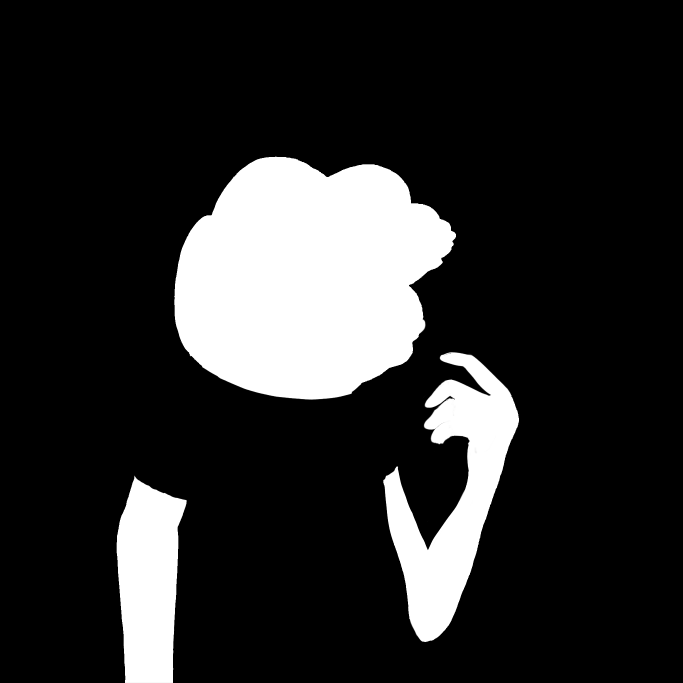
#> input picture fixtures/test_normie.png, 2048 x 2048 px (shown at 1/3 size)
$ python animate_nft.py ../fixtures/test_normie.png
#> lines starting #> are read from the running program, lines starting #| are printed output that depends on the picture; after the words box and inside, x2 and y2 are one past the last pixel; in counts of white or black regions, pixels touching at a corner belong together
#!/usr/bin/env python3
"""
Production NFT Animation Script
Pixel-perfect selective animation with progress tracking
"""

import cv2
import numpy as np
from sklearn.cluster import KMeans
from PIL import Image
import os
import sys
import time
from pathlib import Path

class NFTAnimator:
    def __init__(self, output_dir='output/final_animations'):
        self.output_dir = output_dir
        os.makedirs(output_dir, exist_ok=True)

    def analyze_image(self, image_path, n_zones=3):
        """
        Analyze NFT image and extract animation zones.

        Returns: dict with masks and metadata
        """
        print(f"\n📊 Analyzing: {image_path}")

        # Load image
        img = cv2.imread(image_path, cv2.IMREAD_UNCHANGED)

        if img is None:
            print(f"❌ Could not load image")
            return None

        # Handle format
        if len(img.shape) == 2:
            img = cv2.cvtColor(img, cv2.COLOR_GRAY2RGB)
            alpha = np.ones((img.shape[0], img.shape[1]), dtype=np.uint8) * 255
            img = np.dstack([img, alpha])
        elif img.shape[2] == 3:
            alpha = np.ones((img.shape[0], img.shape[1]), dtype=np.uint8) * 255
            img = np.dstack([img, alpha])

        rgb = img[:, :, :3]
        alpha = img[:, :, 3]

        # Analyze visible pixels
        visible_mask = alpha > 10
        visible_pixels = rgb[visible_mask].reshape(-1, 3).astype(float)

        if visible_pixels.shape[0] < 100:
            print(f"❌ Not enough visible pixels")
            return None

        print(f"  Analyzing {visible_pixels.shape[0]:,} pixels...")

        # K-Means clustering
        kmeans = KMeans(n_clusters=n_zones, random_state=42, n_init=10, max_iter=300)
        labels = kmeans.fit_predict(visible_pixels)

        # Create labeled image
        labeled_img = np.zeros(img.shape[:2], dtype=np.uint8)
        labeled_img[visible_mask] = labels

        # Generate masks
        masks = []
        for zone_id in range(n_zones):
            zone_mask = (labeled_img == zone_id).astype(np.uint8) * 255

            # Clean up
            kernel = cv2.getStructuringElement(cv2.MORPH_ELLIPSE, (5, 5))
            zone_mask = cv2.morphologyEx(zone_mask, cv2.MORPH_CLOSE, kernel)
            zone_mask = cv2.morphologyEx(zone_mask, cv2.MORPH_OPEN, kernel)

            masks.append(zone_mask)

        print(f"  ✅ Extracted {len(masks)} animation zones")

        return {
            'masks': masks,
            'colors': kmeans.cluster_centers_,
            'original_image': img,
            'rgb': rgb,
            'alpha': alpha
        }

    def generate_breathing_animation(self, image_path, num_frames=16, scale_factor=0.02):
        """
        Generate breathing animation for NFT.

        Args:
            image_path: Path to NFT image
            num_frames: Number of frames (default 16)
            scale_factor: Breathing intensity (default 0.02 = ±2%)

        Returns: List of PIL Image frames
        """
        print(f"\n🎬 Generating {num_frames}-frame breathing animation...")

        # Load image
        img = cv2.imread(image_path, cv2.IMREAD_UNCHANGED)

        if img is None:
            print(f"❌ Could not load image")
            return None

        print(f"  Image size: {img.shape}")

        frames = []
        h, w = img.shape[:2]

        start_time = time.time()

        for i in range(num_frames):
            # Sinusoidal breathing curve
            t = np.sin(i / num_frames * 2 * np.pi)
            scale = 1.0 + (t * scale_factor)

            # Calculate new size
            new_w = int(w * scale)
            new_h = int(h * scale)

            # Resize image
            resized = cv2.resize(img, (new_w, new_h), interpolation=cv2.INTER_LANCZOS4)

            # Create output canvas
            if len(img.shape) == 3:
                channels = img.shape[2]
            else:
                channels = 1

            canvas = np.zeros((h, w, channels), dtype=img.dtype)

            # Calculate position to center
            x_offset = (w - new_w) // 2
            y_offset = (h - new_h) // 2

            # Place resized image
            if new_w <= w and new_h <= h:
                canvas[y_offset:y_offset+new_h, x_offset:x_offset+new_w] = resized
            else:
                crop_x = (new_w - w) // 2
                crop_y = (new_h - h) // 2
                canvas = resized[crop_y:crop_y+h, crop_x:crop_x+w]

            # Convert to PIL Image
            if channels == 4:
                frame_pil = Image.fromarray(cv2.cvtColor(canvas, cv2.COLOR_BGRA2RGBA))
            elif channels == 3:
                frame_pil = Image.fromarray(cv2.cvtColor(canvas, cv2.COLOR_BGR2RGB))
            else:
                frame_pil = Image.fromarray(canvas)

            frames.append(frame_pil)

            # Progress
            progress = (i + 1) / num_frames * 100
            print(f"\r  Progress: {progress:5.1f}% ({i+1}/{num_frames} frames)", end='')

        elapsed = time.time() - start_time
        print(f"\n  ✅ Generated {len(frames)} frames in {elapsed:.2f}s")

        return frames

    # [49 lines left out: function save_animation, not called in this run]

    def animate_nft(self, image_path, nft_name=None, num_frames=16, fps=12, scale_factor=0.02):
        """
        Complete workflow: analyze and animate NFT.

        Args:
            image_path: Path to NFT image
            nft_name: Name for output (default: from filename)
            num_frames: Number of frames
            fps: Frames per second
            scale_factor: Breathing intensity

        Returns: Path to output GIF
        """
        print("\n" + "=" * 60)
        print("🎨 NFT ANIMATION PRODUCTION")
        print("=" * 60)

        # Determine output name
        if nft_name is None:
            nft_name = Path(image_path).stem

        print(f"\n🎯 Animating: {nft_name}")

        # Step 1: Analyze (optional - for future use)
        analysis = self.analyze_image(image_path)
        if analysis:
            print(f"\n  Color zones detected: {len(analysis['masks'])}")
            for i, color in enumerate(analysis['colors']):
                r, g, b = int(color[0]), int(color[1]), int(color[2])
                print(f"    Zone {i}: RGB({r}, {g}, {b})")

        # Step 2: Generate animation
        frames = self.generate_breathing_animation(
            image_path,
            num_frames=num_frames,
            scale_factor=scale_factor
        )

        if not frames:
            print(f"\n❌ Animation generation failed")
            return None

        # Step 3: Save animation
        output_path = os.path.join(self.output_dir, f"{nft_name}_animated.gif")
        success = self.save_animation(frames, output_path, fps=fps)

        if not success:
            print(f"\n❌ Save failed")
            return None

        # Summary
        print("\n" + "=" * 60)
        print("✅ ANIMATION COMPLETE!")
        print("=" * 60)
        print(f"\n📁 Output: {output_path}")
        print(f"🎬 Frames: {num_frames} @ {fps} FPS")
        print(f"🌊 Motion: ±{scale_factor*100:.1f}% breathing")

        return output_path

def main():
    """Main production workflow."""

    print("\n" + "=" * 60)
    print("🚀 NFT ANIMATION PRODUCTION SYSTEM")
    print("=" * 60)

    # Check for input
    if len(sys.argv) < 2:
        print("\nUsage: python animate_nft.py <image_path> [options]")
        print("\nOptions:")
        print("  --frames N     Number of frames (default: 16)")
        print("  --fps N        Frames per second (default: 12)")
        print("  --intensity N  Breathing intensity 0-1 (default: 0.02)")
        print("  --name NAME    Output name (default: from filename)")
        print("\nExamples:")
        print("  python animate_nft.py temp_normie_rgb_1024.png")
        print("  python animate_nft.py nft_0042.png --frames 16 --fps 12")
        print("  python animate_nft.py nft_rare.png --intensity 0.03 --name legendary")
        sys.exit(1)

    # Parse arguments
    image_path = sys.argv[1]

    # Defaults
    num_frames = 16
    fps = 12
    scale_factor = 0.02
    nft_name = None

    # Parse optional arguments
    i = 2
    while i < len(sys.argv):
        if sys.argv[i] == '--frames' and i + 1 < len(sys.argv):
            num_frames = int(sys.argv[i + 1])
            i += 2
        elif sys.argv[i] == '--fps' and i + 1 < len(sys.argv):
            fps = int(sys.argv[i + 1])
            i += 2
        elif sys.argv[i] == '--intensity' and i + 1 < len(sys.argv):
            scale_factor = float(sys.argv[i + 1])
            i += 2
        elif sys.argv[i] == '--name' and i + 1 < len(sys.argv):
            nft_name = sys.argv[i + 1]
            i += 2
        else:
            i += 1

    # Validate input
    if not os.path.exists(image_path):
        print(f"\n❌ Image not found: {image_path}")
        sys.exit(1)

    # Create animator
    animator = NFTAnimator()

    # Animate NFT
    output_path = animator.animate_nft(
        image_path,
        nft_name=nft_name,
        num_frames=num_frames,
        fps=fps,
        scale_factor=scale_factor
    )
#> in analyze_image, img is the input picture: shape (2048, 2048); min 0, max 255, mean 42.5
#> in analyze_image, `alpha = img[:, :, 3]`: alpha: shape (2048, 2048); every value is 255
#> in analyze_image, `visible_mask = alpha > 10`: visible_mask: shape (2048, 2048) bool; every value is 1
#> (printed output is left out)
#> in analyze_image, `labeled_img[visible_mask] = labels`:
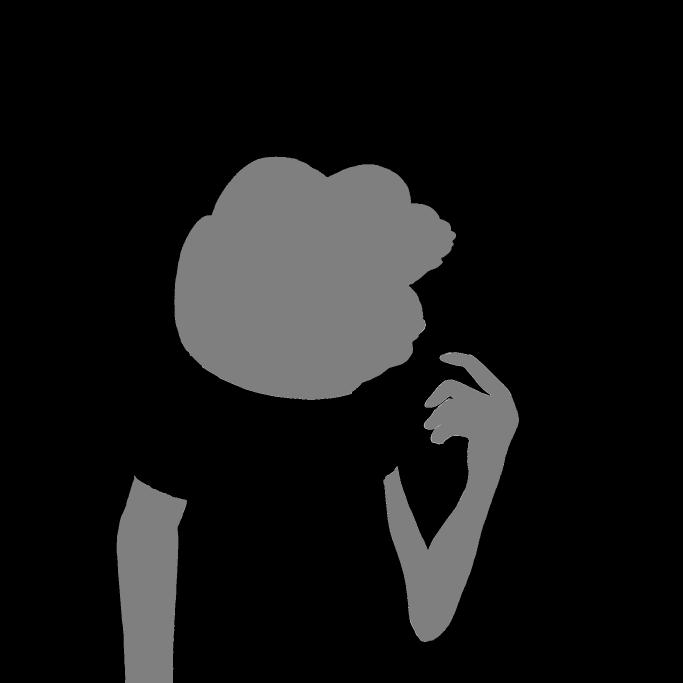
#> labeled_img: shape (2048, 2048) (shown at 1/3 size); min 0, max 2, mean 0.168; drawn with min black and max white
#> the loop in analyze_image, `for zone_id in range(n_zones):` made 3 passes
#> pass 1, in analyze_image, `zone_mask = (labeled_img == zone_id).astype(np.uint8) * 255`:
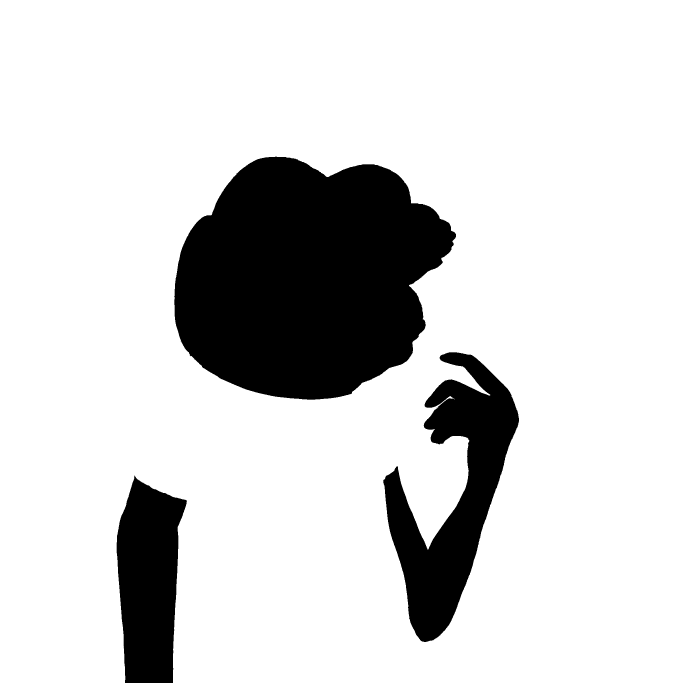
#> zone_mask: shape (2048, 2048) (shown at 1/3 size); 83.3% white; 6 black regions (3 under 20 px), largest, box (x1, y1, x2, y2) and area: (523, 470, 1368, 1199) 457469, (1150, 1057, 1557, 1926) 147012, (350, 1426, 561, 2048) 96254
#> after the loop in analyze_image, `for zone_id in range(n_zones):`: masks = 3 items
#|   ✅ Extracted 3 animation zones
#> in animate_nft, `analysis = self.analyze_image(image_path)`: analysis = 5 items
#|   Color zones detected: 3
#> the loop in animate_nft, `for i, color in enumerate(analysis['colors']):` made 3 passes
#> (color, r, g, b) on passes 1 to 3: ([0.0183, 0.0183, 0.0183], 0, 0, 0), ([254.9, 254.9, 254.9], 254, 254, 254), ([124.9, 124.9, 124.9], 124, 124, 124)
#|     Zone 0: RGB(0, 0, 0)
#|     Zone 1: RGB(254, 254, 254)
#|     Zone 2: RGB(124, 124, 124)
#|   Image size: (2048, 2048)
#> after the loop in generate_breathing_animation, `for i in range(num_frames):`: canvas: shape (2048, 2048, 1); every value is 0
#> after the loop in generate_breathing_animation, `for i in range(num_frames):`: frames = []

    if output_path:
        print(f"\n🎉 Success! View animation:")
        print(f"   open {output_path}")
        sys.exit(0)
    else:
        print(f"\n❌ Animation failed")
        sys.exit(1)

if __name__ == '__main__':
#> (the run stopped early here; a loop or call above may not have finished)
